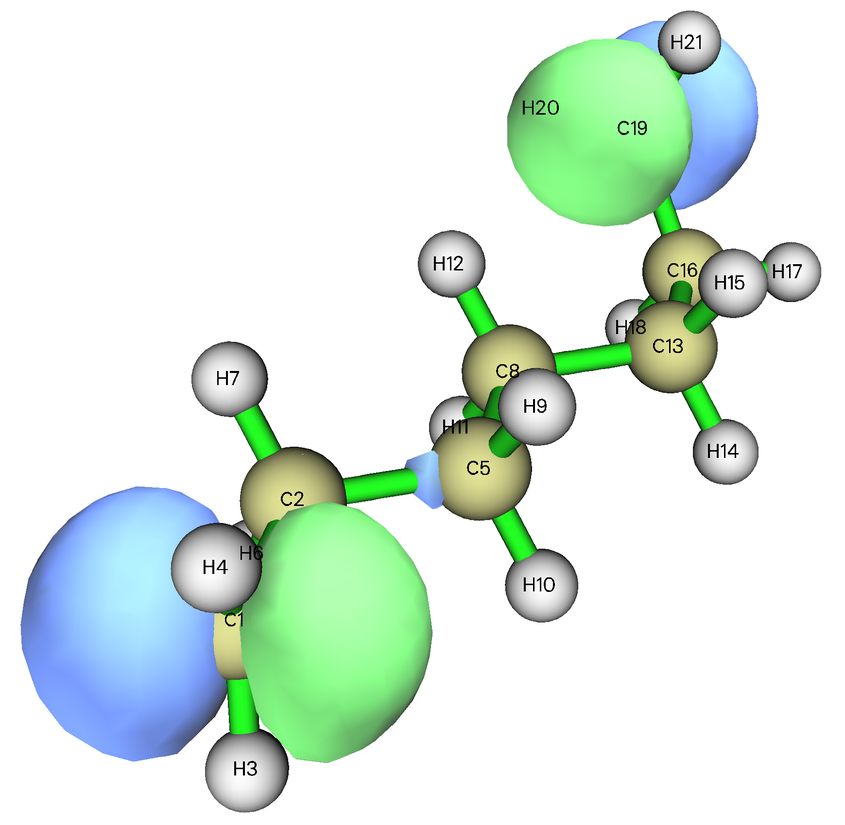
#> input picture exe07/task4/painting/000028.png, 845 x 825 px, shrunk from 1739 x 1699 before the run
$ python exe7tak4.py
#> lines starting #> are read from the running program, lines starting #| are printed output that depends on the picture
import matplotlib as mpl
import matplotlib.pyplot as plt
import numpy as np

mpl.rcParams["font.sans-serif"] = ["SimHei"]
mpl.rcParams["axes.unicode_minus"] = False

outfile1 = plt.imread("000028.png")
#> outfile1 is the input picture: shape (825, 845, 3) float32; mean R, G, B 0.866, 0.927, 0.889
outfile2 = plt.imread("000029.png")
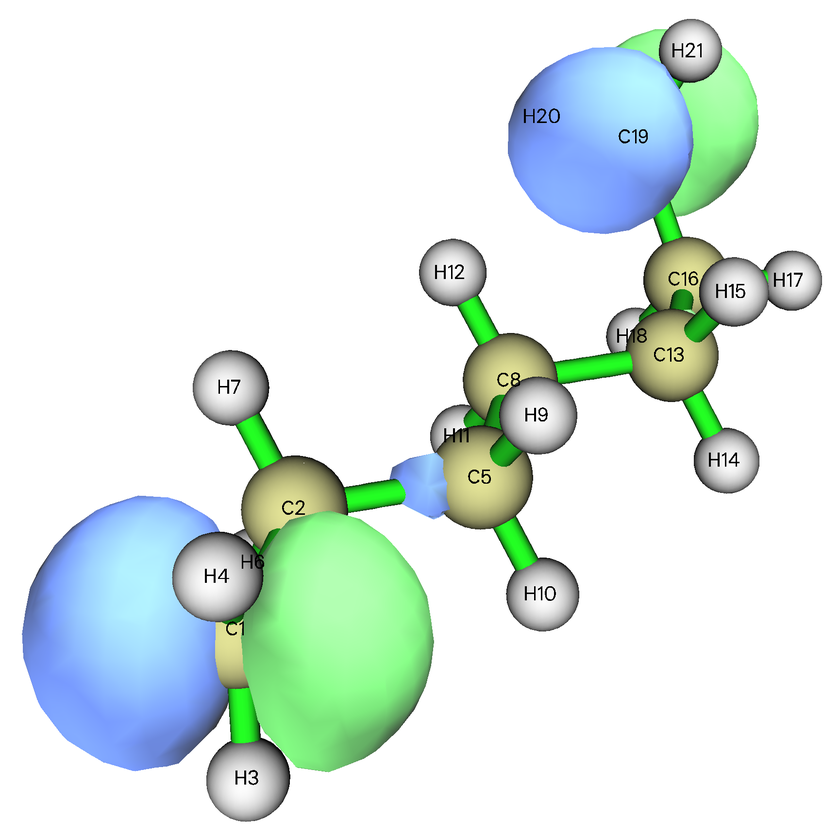
#> input picture exe07/task4/painting/000029.png, 840 x 840 px, shrunk from 1730 x 1728 before the run
#> outfile2 is the input picture: shape (840, 840, 3) float32; mean R, G, B 0.868, 0.922, 0.902

fig = plt.figure(dpi=120)

ax1 = fig.add_subplot(121)						# 绘制左边的子图
ax1.imshow(outfile1)
ax1.set_axis_off()
ax1.set_title("(a) SOMO1", y=-0.13)

ax2 = fig.add_subplot(122)						# 绘制右上角子图
ax2.imshow(outfile2)
ax2.set_axis_off()
ax2.set_title("(b) SOMO2", y=-0.10)

fig.suptitle("图7-4 开壳层单重态下两个SOMOs的图像", y=0.08, va="top")

#plt.subplots_adjust()
plt.tight_layout(h_pad=0,w_pad=0)

plt.show()
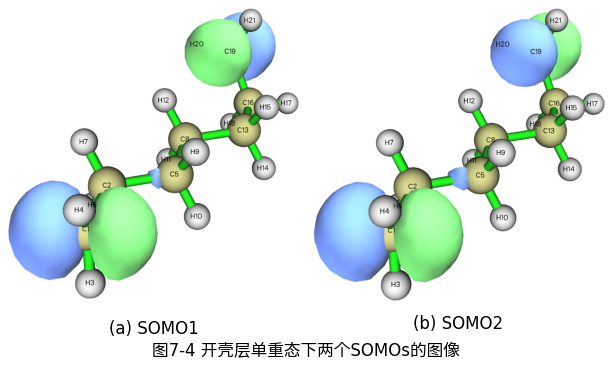
#> figure drawn by matplotlib, 2 panels
